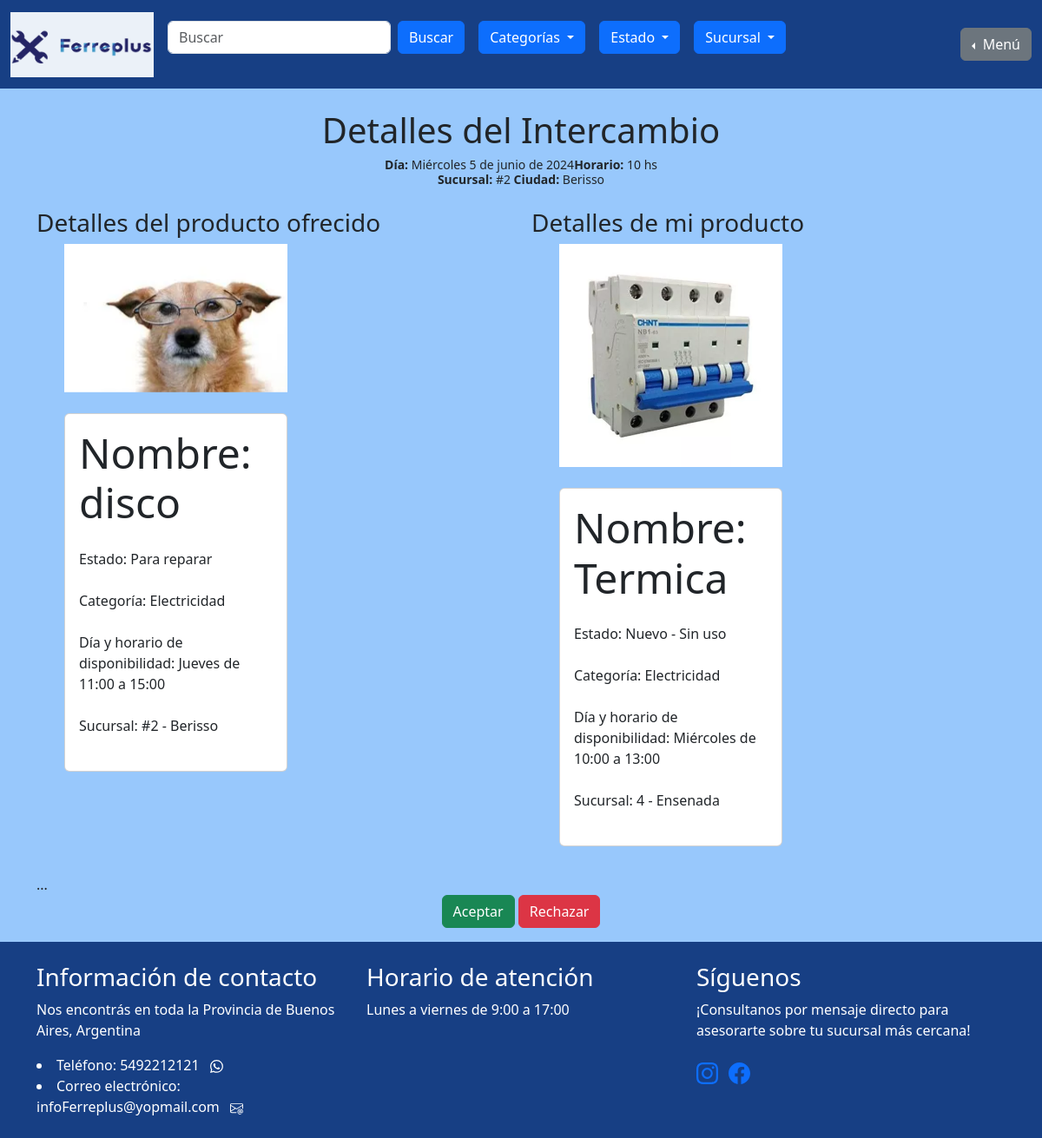
The page /intercambiar_producto/ver_detalle/6/ (signed in) on the database its author committed.
### intercambiar_producto/models.py (models this page shows, shortened)
class Intercambio(models.Model):
    ESTADOS = (
        ('pendiente', 'Pendiente'),
        ('aceptado', 'Aceptado'),
        ('rechazado', 'Rechazado'),
        ('realizado', 'Realizado'),
        ('ausente', 'Ausente'),
    )
    producto_solicitante = models.ForeignKey(Producto, related_name='intercambios_solicitados', on_delete=models.CASCADE)
    producto_receptor = models.ForeignKey(Producto, related_name='intercambios_recibidos', on_delete=models.CASCADE)
    cliente_solicitante = models.ForeignKey(User, related_name='solicitudes_realizadas', on_delete=models.CASCADE)
    cliente_receptor = models.ForeignKey(User, related_name='solicitudes_recibidas', on_delete=models.CASCADE)
    estado = models.CharField(max_length=10, choices=ESTADOS, default='pendiente')
    fecha_solicitud = models.DateTimeField(auto_now_add=True)
    dia = models.CharField(max_length=20, blank=True)
    fecha = models.DateField(null=True, blank=True)
    horario = models.IntegerField()

### mis_productos/models.py (models this page shows, shortened)
class Producto(models.Model):
    id = models.AutoField(primary_key=True)
    cliente = models.ForeignKey(User, on_delete=models.CASCADE)
    nombre = models.CharField(max_length=100)
    estado = models.CharField(max_length=100)
    categoria = models.CharField(max_length=100)
    dias = models.CharField(max_length=100, default="")
    horario_inicio = models.CharField(max_length=100)
    horario_fin = models.CharField(max_length=100)
    sucursal = models.ForeignKey(Sucursal, on_delete=models.SET_NULL, null=True)
    imagen_principal = models.ImageField(upload_to='imagenes/')
    imagen_extra1 = models.ImageField(upload_to='imagenes/', blank=True, null=True)
    imagen_extra2 = models.ImageField(upload_to='imagenes/', blank=True, null=True)
    imagen_extra3 = models.ImageField(upload_to='imagenes/', blank=True, null=True)
    slug = models.SlugField(null=True, blank=True)

### gestion_de_sucursales/models.py (models this page shows)
class Sucursal(models.Model):
    nombre = models.CharField(max_length=200, primary_key=True)
    ciudad = models.CharField(max_length=200, null=False)
    def __str__(self):
        return self.nombre

### iniciar_sesion/decoradores.py (the view)
    def wrapper_func(request, *args, **kwargs):
        if request.user.is_authenticated and not request.user.is_staff and not request.user.is_superuser :
            return view_func(request, *args, **kwargs)
        else:
            return redirect("homepage")

### iniciar_sesion/decoradores.py (called while the page is built)
def soy_cliente(view_func):
    def wrapper_func(request, *args, **kwargs):
        if request.user.is_authenticated and not request.user.is_staff and not request.user.is_superuser :
            return view_func(request, *args, **kwargs)
        else:
            return redirect("homepage")
    return wrapper_func

### intercambiar_producto/views.py (called while the page is built, shortened)
@soy_cliente
def detalle_intercambio(request, solicitud_id):
    solicitud = Intercambio.objects.get(id=solicitud_id)
    context = {
        'solicitud': solicitud
    }
    return render(request, 'intercambiar_producto/ver_detalle.html', context)

### intercambiar_producto/templates/intercambiar_producto/ver_detalle.html (shortened to what this page needs)
{% extends "homepage/base.html" %}
{% block content %}
<div class="container">
  <h1 class="text-center">Detalles del Intercambio</h1>
  <div class="mb-4 text-center">
    <h6 class="small">
        <strong>Día:</strong> {{ solicitud.dia }} {{ solicitud.fecha }}<strong>Horario:</strong> {{ solicitud.horario }} hs <br>
        <strong>Sucursal:</strong> {{ solicitud.producto_solicitante.sucursal }} <strong>Ciudad:</strong> {{ solicitud.producto_solicitante.sucursal.ciudad }} <br>
    </h6>
    </div>
  <div class="row">
    <div class="col-md-6">
      <h3>Detalles del producto ofrecido</h3>
      <ul>
        <div class="col-md-6">
            <div id="carouselExample" class="carousel slide mb-4">
                <div class="carousel-inner">
                    <div class="carousel-item active">
                        <img src="{{ solicitud.producto_solicitante.imagen_principal.url }}" class="d-block w-100" alt="...">
                    </div>
                </div>
                <button class="carousel-control-prev" type="button" data-bs-target="#carouselExample" data-bs-slide="prev">
                    <span class="carousel-control-prev-icon" aria-hidden="true"></span>
                </button>
                <button class="carousel-control-next" type="button" data-bs-target="#carouselExample" data-bs-slide="next">
                    <span class="carousel-control-next-icon" aria-hidden="true"></span>
                </button>
            </div>
            <div class="card">
                <div class="card-body">
                    <div class="mb-4">
                        <h5 class="display-5">Nombre: {{ solicitud.producto_solicitante.nombre }}</h5>
                    </div>
                    <div class="mb-4">
                        <h8 class="display-8">Estado: {{ solicitud.producto_solicitante.estado }}</h8>
                    </div>
                    <div class="mb-4">
                        <h8 class="display-8">Categoría: {{ solicitud.producto_solicitante.categoria }}</h8>
                    </div>
                    <div class="mb-4">
                        <h8 class="display-8">Día y horario de disponibilidad: {{ solicitud.producto_solicitante.dias }} de {{ solicitud.producto_solicitante.horario_inicio }} a {{ solicitud.producto_solicitante.horario_fin }}</h8>
                    </div>
                    <div class="mb-4">
                        <h8 class="display-8">Sucursal: {% if not solicitud.producto_solicitante.sucursal %}Sucursal Inactiva{% else %}{{ solicitud.producto_solicitante.sucursal.nombre }} - {{ solicitud.producto_solicitante.sucursal.ciudad }}{% endif %}</h8>
                    </div>
                </div>
            </div>
        </div>
      </ul>
    </div>
    <div class="col-md-6">
      <h3>Detalles de mi producto </h3>
      <ul>
        <div class="col-md-6">
            <div id="carouselExample" class="carousel slide mb-4">
                <div class="carousel-inner">
                    <div class="carousel-item active">
                        <img src="{{ solicitud.producto_receptor.imagen_principal.url }}" class="d-block w-100" alt="...">
                    </div>
                </div>
                <button class="carousel-control-prev" type="button" data-bs-target="#carouselExample" data-bs-slide="prev">
                    <span class="carousel-control-prev-icon" aria-hidden="true"></span>
                </button>
                <button class="carousel-control-next" type="button" data-bs-target="#carouselExample" data-bs-slide="next">
                    <span class="carousel-control-next-icon" aria-hidden="true"></span>
                </button>
            </div>
            <div class="card">
                <div class="card-body">
                    <div class="mb-4">
                        <h5 class="display-5">Nombre: {{ solicitud.producto_receptor.nombre }}</h5>
                    </div>
                    <div class="mb-4">
                        <h8 class="display-8">Estado: {{ solicitud.producto_receptor.estado }}</h8>
                    </div>
                    <div class="mb-4">
                        <h8 class="display-8">Categoría: {{ solicitud.producto_receptor.categoria }}</h8>
                    </div>
                    <div class="mb-4">
                        <h8 class="display-8">Día y horario de disponibilidad: {{ solicitud.producto_receptor.dias }} de {{ solicitud.producto_receptor.horario_inicio }} a {{ solicitud.producto_receptor.horario_fin }}</h8>
                    </div>
                    <div class="mb-4">
                        <h8 class="display-8">Sucursal: {% if not solicitud.producto_receptor.sucursal %}Sucursal Inactiva{% else %}{{ solicitud.producto_receptor.sucursal.nombre }} - {{ solicitud.producto_receptor.sucursal.ciudad }}{% endif %}</h8>
                    </div>
                </div>
            </div>
        </div>
      </ul>
    </div>
  </div>
  ...
  <div class="text-center">
    {% if solicitud.estado == 'pendiente' %}
      <form method="post">
        <button type="submit" name="accion" value="aceptar" class="btn btn-success" onclick="return confirm('¿Estás seguro de que deseas Aceptar esta solicitud?')">Aceptar</button>
        <button type="submit" name="accion" value="rechazar" class="btn btn-danger" onclick="return confirm('¿Estás seguro de que deseas Rechazar esta solicitud?')">Rechazar</button>
      </form>
    {% endif %}
  </div>
</div>
{% endblock %}

### homepage/templates/homepage/base.html (style rules this page uses)
body { background-color: #98C8FC; }
body { min-height: 100vh; display: flex; flex-direction: column; }

### rows shown on the page
Intercambio: dia "Miércoles", fecha "5 de junio de 2024", horario "10", producto_solicitante.sucursal "#2", producto_solicitante.sucursal.ciudad "Berisso", producto_solicitante.imagen_principal (picture), producto_solicitante.nombre "disco", producto_solicitante.estado "Para reparar", producto_solicitante.categoria "Electricidad", producto_solicitante.dias "Jueves", producto_solicitante.horario_inicio "11:00", producto_solicitante.horario_fin "15:00", producto_solicitante.sucursal.nombre "#2", producto_receptor.imagen_principal (picture), producto_receptor.nombre "Termica", producto_receptor.estado "Nuevo - Sin uso", producto_receptor.categoria "Electricidad", producto_receptor.dias "Miércoles", producto_receptor.horario_inicio "10:00", producto_receptor.horario_fin "13:00", producto_receptor.sucursal.nombre "4", producto_receptor.sucursal.ciudad "Ensenada"
